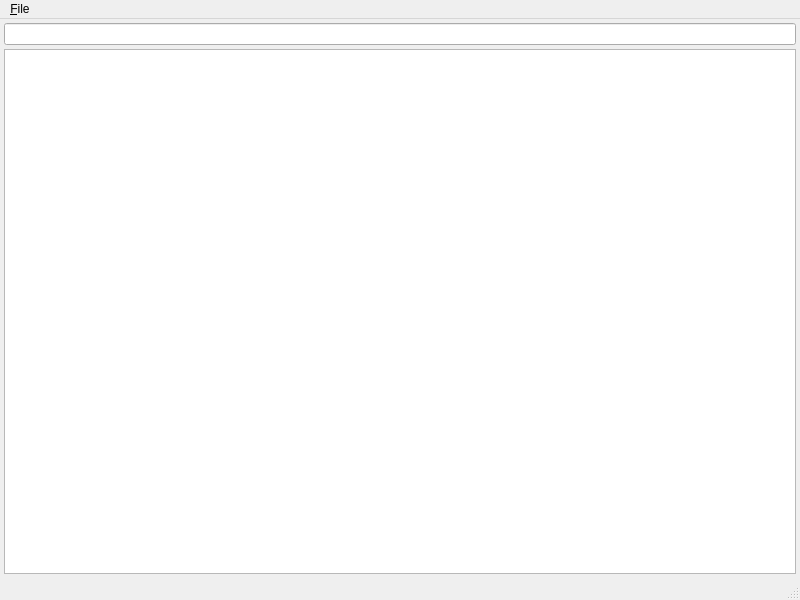
<?xml version="1.0" encoding="UTF-8"?>
<ui version="4.0">
 <class>WMainWindow</class>
 <widget class="QMainWindow" name="WMainWindow">
  <property name="geometry">
   <rect>
    <x>0</x>
    <y>0</y>
    <width>800</width>
    <height>600</height>
   </rect>
  </property>
  <property name="windowTitle">
   <string>Quiz</string>
  </property>
  <widget class="QWidget" name="centralwidget">
   <layout class="QVBoxLayout" name="verticalLayout">
    <property name="spacing">
     <number>4</number>
    </property>
    <property name="leftMargin">
     <number>4</number>
    </property>
    <property name="topMargin">
     <number>4</number>
    </property>
    <property name="rightMargin">
     <number>4</number>
    </property>
    <property name="bottomMargin">
     <number>4</number>
    </property>
    <item>
     <widget class="QLineEdit" name="solutionEdit">
      <property name="font">
       <font>
        <family>Courier New</family>
        <weight>50</weight>
        <bold>false</bold>
       </font>
      </property>
      <property name="alignment">
       <set>Qt::AlignCenter</set>
      </property>
      <property name="readOnly">
       <bool>true</bool>
      </property>
     </widget>
    </item>
    <item>
     <widget class="QListView" name="questionsView">
      <property name="editTriggers">
       <set>QAbstractItemView::NoEditTriggers</set>
      </property>
      <property name="alternatingRowColors">
       <bool>true</bool>
      </property>
      <property name="selectionMode">
       <enum>QAbstractItemView::NoSelection</enum>
      </property>
     </widget>
    </item>
   </layout>
  </widget>
  <widget class="QMenuBar" name="menubar">
   <property name="geometry">
    <rect>
     <x>0</x>
     <y>0</y>
     <width>800</width>
     <height>25</height>
    </rect>
   </property>
   <widget class="QMenu" name="menu_File">
    <property name="title">
     <string>&amp;File</string>
    </property>
    <addaction name="openAction"/>
    <addaction name="separator"/>
    <addaction name="quitAction"/>
   </widget>
   <addaction name="menu_File"/>
  </widget>
  <widget class="QStatusBar" name="statusbar"/>
  <action name="quitAction">
   <property name="text">
    <string>&amp;Quit</string>
   </property>
   <property name="shortcut">
    <string>Ctrl+Q</string>
   </property>
  </action>
  <action name="openAction">
   <property name="text">
    <string>&amp;Open...</string>
   </property>
   <property name="shortcut">
    <string>Ctrl+O</string>
   </property>
  </action>
 </widget>
 <tabstops>
  <tabstop>solutionEdit</tabstop>
  <tabstop>questionsView</tabstop>
 </tabstops>
 <resources/>
 <connections/>
</ui>
